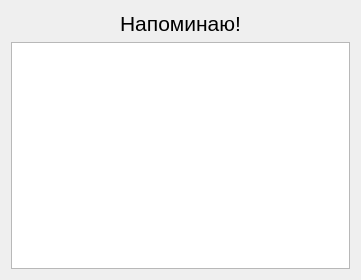
<?xml version="1.0" encoding="UTF-8"?>
<ui version="4.0">
 <class>Reminder</class>
 <widget class="QWidget" name="Reminder">
  <property name="geometry">
   <rect>
    <x>0</x>
    <y>0</y>
    <width>361</width>
    <height>280</height>
   </rect>
  </property>
  <property name="windowTitle">
   <string>Form</string>
  </property>
  <layout class="QVBoxLayout" name="verticalLayout">
   <item>
    <widget class="QLabel" name="label">
     <property name="font">
      <font>
       <family>Arial</family>
       <pointsize>16</pointsize>
      </font>
     </property>
     <property name="layoutDirection">
      <enum>Qt::LeftToRight</enum>
     </property>
     <property name="text">
      <string>Напоминаю!</string>
     </property>
     <property name="textFormat">
      <enum>Qt::AutoText</enum>
     </property>
     <property name="alignment">
      <set>Qt::AlignCenter</set>
     </property>
    </widget>
   </item>
   <item>
    <widget class="QTextEdit" name="textEdit"/>
   </item>
  </layout>
 </widget>
 <resources/>
 <connections/>
</ui>
